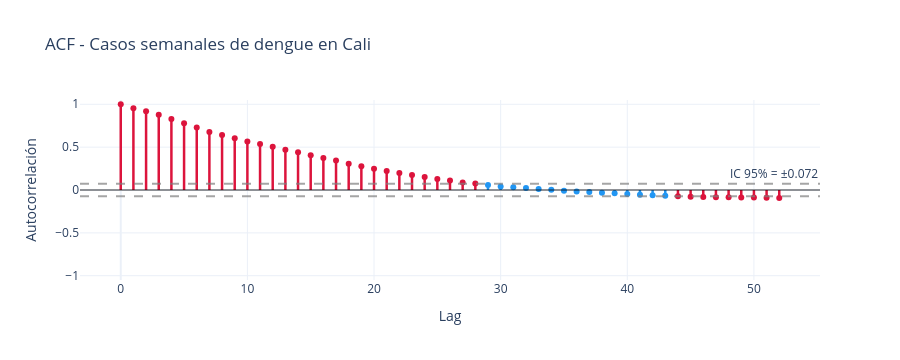

This figure's notebook cell:
### Markdown cell above
---
## PARTE 4: DIAGNOSTICO HEREDADO DE FASE 1

Esta seccion resume los elementos minimos necesarios para justificar fase 2: la serie tiene persistencia temporal, no es ruido blanco y aunque las pruebas ADF/KPSS son compatibles con estacionariedad, hay brotes y cambios de regimen que exigen modelos mas robustos.

### Code cell
def graficar_acf_plotly(serie, titulo, n_lags=30, color="#2196F3"):
    """ACF interactivo con Plotly. Barras rojas = significativas al 95%."""
    arr = np.asarray(serie).astype(float)
    arr = arr[~np.isnan(arr)]
    acf_vals = acf(arr, nlags=n_lags, fft=True)
    ci = 1.96 / np.sqrt(len(arr))
    lags = np.arange(len(acf_vals))

    fig = go.Figure()
    for lag in lags:
        bar_color = color if abs(acf_vals[lag]) <= ci else "crimson"
        fig.add_trace(go.Scatter(
            x=[lag, lag], y=[0, acf_vals[lag]], mode="lines",
            line=dict(color=bar_color, width=2.5), showlegend=False
        ))

    fig.add_trace(go.Scatter(
        x=lags, y=acf_vals, mode="markers", showlegend=False,
        marker=dict(color=[color if abs(v) <= ci else "crimson" for v in acf_vals], size=6)
    ))
    fig.add_hline(y=ci, line_dash="dash", line_color="gray", opacity=0.7, annotation_text=f"IC 95% = ±{ci:.3f}")
    fig.add_hline(y=-ci, line_dash="dash", line_color="gray", opacity=0.7)
    fig.add_hline(y=0, line_color="black", line_width=0.8)
    fig.update_layout(
        title=titulo,
        xaxis_title="Lag",
        yaxis_title="Autocorrelación",
        height=360,
        template="plotly_white",
        yaxis=dict(range=[-1.05, 1.05])
    )
    return fig

def test_estacionaridad(serie, nombre):
    """
    Aplica ADF + KPSS y entrega una conclusión conjunta.
    ADF p<0.05 + KPSS p>=0.05 → estacionaria.
    """
    arr = np.asarray(serie).astype(float)
    arr = arr[~np.isnan(arr)]

    adf_stat, adf_p, _, _, _, _ = adfuller(arr, autolag="AIC")
    kpss_stat, kpss_p, _, _ = kpss(arr, regression="c", nlags="auto")

    adf_est = adf_p < 0.05
    kpss_est = kpss_p >= 0.05

    if adf_est and kpss_est:
        conclusion = "✅  ESTACIONARIA"
    elif not adf_est and not kpss_est:
        conclusion = "❌  NO ESTACIONARIA"
    elif adf_est and not kpss_est:
        conclusion = "⚠️  INCIERTA (posible tendencia)"
    else:
        conclusion = "⚠️  INCIERTA (cerca del límite)"

    print(f"\n{'═' * 58}")
    print(f"  {nombre}")
    print(f"{'═' * 58}")
    print(f"  ADF:  stat={adf_stat:8.4f}  p={adf_p:.4f}",
          "→ ES estacionaria ✅" if adf_est else "→ NO estacionaria ❌")
    print(f"  KPSS: stat={kpss_stat:8.4f}  p={kpss_p:.4f}",
          "→ ES estacionaria ✅" if kpss_est else "→ NO estacionaria ❌")
    print(f"  {'─' * 54}")
    print(f"  CONCLUSIÓN: {conclusion}")

    return {"adf_p": adf_p, "kpss_p": kpss_p, "estacionaria": adf_est and kpss_est}

def prueba_ljungbox(serie, lags_test=None, titulo="TEST DE LJUNG-BOX"):
    """Aplica Ljung-Box para varios rezagos."""
    if lags_test is None:
        lags_test = [1, 6, 12, 18, 24]

    valores = np.asarray(serie).astype(float)
    valores = valores[~np.isnan(valores)]

    print(titulo)
    print("H₀: ρ₁ = ρ₂ = ··· = ρₕ = 0  (no hay autocorrelación)")
    print("─" * 62)
    print(f"{'Lags':>6}  {'Estadístico Q':>14}  {'p-valor':>10}  {'Conclusión'}")
    print("─" * 62)

    resultados = []
    for lag in lags_test:
        result = acorr_ljungbox(valores, lags=[lag], return_df=True)
        q_stat = result["lb_stat"].iloc[0]
        p_val = result["lb_pvalue"].iloc[0]
        conc = "Rechaza H₀ — HAY autocorrelación ❌" if p_val < 0.05 else "No rechaza H₀ — sin autocorrelación ✅"
        print(f"  {lag:>4}  {q_stat:>14.4f}  {p_val:>10.6f}  {conc}")
        resultados.append({"lag": lag, "q_stat": q_stat, "p_valor": p_val})

    print("─" * 62)
    return pd.DataFrame(resultados)


print("Resumen descriptivo de la serie imputada:")
display(df["y"].describe().to_frame("casos"))

graficar_acf_plotly(df.y, "ACF - Casos semanales de dengue en Cali", n_lags=52).show()
r_estacionariedad = test_estacionaridad(df.y, "Casos de dengue en Cali - Serie imputada")
resultados_ljungbox = prueba_ljungbox(df.y.values, lags_test=[1, 6, 12, 18, 24], titulo="Ljung-Box - Serie imputada")

### Figure 1 — Plotly figure (JSON) as saved in the notebook; plotly's stock layout.template omitted (floating-point values rounded to 4 significant figures)
{"data": [{"line": {"color": "crimson", "width": 2.5}, "mode": "lines", "showlegend": false, "type": "scatter", "x": [0, 0], "y": [0, 1]}, {"line": {"color": "crimson", "width": 2.5}, "mode": "lines", "showlegend": false, "type": "scatter", "x": [1, 1], "y": [0, 0.9543]}, {"line": {"color": "crimson", "width": 2.5}, "mode": "lines", "showlegend": false, "type": "scatter", "x": [2, 2], "y": [0, 0.9202]}, {"line": {"color": "crimson", "width": 2.5}, "mode": "lines", "showlegend": false, "type": "scatter", "x": [3, 3], "y": [0, 0.8784]}, {"line": {"color": "crimson", "width": 2.5}, "mode": "lines", "showlegend": false, "type": "scatter", "x": [4, 4], "y": [0, 0.8296]}, {"line": {"color": "crimson", "width": 2.5}, "mode": "lines", "showlegend": false, "type": "scatter", "x": [5, 5], "y": [0, 0.7798]}, {"line": {"color": "crimson", "width": 2.5}, "mode": "lines", "showlegend": false, "type": "scatter", "x": [6, 6], "y": [0, 0.7289]}, {"line": {"color": "crimson", "width": 2.5}, "mode": "lines", "showlegend": false, "type": "scatter", "x": [7, 7], "y": [0, 0.6781]}, {"line": {"color": "crimson", "width": 2.5}, "mode": "lines", "showlegend": false, "type": "scatter", "x": [8, 8], "y": [0, 0.6421]}, {"line": {"color": "crimson", "width": 2.5}, "mode": "lines", "showlegend": false, "type": "scatter", "x": [9, 9], "y": [0, 0.6045]}, {"line": {"color": "crimson", "width": 2.5}, "mode": "lines", "showlegend": false, "type": "scatter", "x": [10, 10], "y": [0, 0.5653]}, {"line": {"color": "crimson", "width": 2.5}, "mode": "lines", "showlegend": false, "type": "scatter", "x": [11, 11], "y": [0, 0.5379]}, {"line": {"color": "crimson", "width": 2.5}, "mode": "lines", "showlegend": false, "type": "scatter", "x": [12, 12], "y": [0, 0.5052]}, {"line": {"color": "crimson", "width": 2.5}, "mode": "lines", "showlegend": false, "type": "scatter", "x": [13, 13], "y": [0, 0.4706]}, {"line": {"color": "crimson", "width": 2.5}, "mode": "lines", "showlegend": false, "type": "scatter", "x": [14, 14], "y": [0, 0.44]}, {"line": {"color": "crimson", "width": 2.5}, "mode": "lines", "showlegend": false, "type": "scatter", "x": [15, 15], "y": [0, 0.4069]}, {"line": {"color": "crimson", "width": 2.5}, "mode": "lines", "showlegend": false, "type": "scatter", "x": [16, 16], "y": [0, 0.3748]}, {"line": {"color": "crimson", "width": 2.5}, "mode": "lines", "showlegend": false, "type": "scatter", "x": [17, 17], "y": [0, 0.3445]}, {"line": {"color": "crimson", "width": 2.5}, "mode": "lines", "showlegend": false, "type": "scatter", "x": [18, 18], "y": [0, 0.3074]}, {"line": {"color": "crimson", "width": 2.5}, "mode": "lines", "showlegend": false, "type": "scatter", "x": [19, 19], "y": [0, 0.2762]}, {"line": {"color": "crimson", "width": 2.5}, "mode": "lines", "showlegend": false, "type": "scatter", "x": [20, 20], "y": [0, 0.2491]}, {"line": {"color": "crimson", "width": 2.5}, "mode": "lines", "showlegend": false, "type": "scatter", "x": [21, 21], "y": [0, 0.2217]}, {"line": {"color": "crimson", "width": 2.5}, "mode": "lines", "showlegend": false, "type": "scatter", "x": [22, 22], "y": [0, 0.1991]}, {"line": {"color": "crimson", "width": 2.5}, "mode": "lines", "showlegend": false, "type": "scatter", "x": [23, 23], "y": [0, 0.1751]}, {"line": {"color": "crimson", "width": 2.5}, "mode": "lines", "showlegend": false, "type": "scatter", "x": [24, 24], "y": [0, 0.1519]}, {"line": {"color": "crimson", "width": 2.5}, "mode": "lines", "showlegend": false, "type": "scatter", "x": [25, 25], "y": [0, 0.1277]}, {"line": {"color": "crimson", "width": 2.5}, "mode": "lines", "showlegend": false, "type": "scatter", "x": [26, 26], "y": [0, 0.11]}, {"line": {"color": "crimson", "width": 2.5}, "mode": "lines", "showlegend": false, "type": "scatter", "x": [27, 27], "y": [0, 0.08858]}, {"line": {"color": "crimson", "width": 2.5}, "mode": "lines", "showlegend": false, "type": "scatter", "x": [28, 28], "y": [0, 0.07648]}, {"line": {"color": "#2196F3", "width": 2.5}, "mode": "lines", "showlegend": false, "type": "scatter", "x": [29, 29], "y": [0, 0.05797]}, {"line": {"color": "#2196F3", "width": 2.5}, "mode": "lines", "showlegend": false, "type": "scatter", "x": [30, 30], "y": [0, 0.04223]}, {"line": {"color": "#2196F3", "width": 2.5}, "mode": "lines", "showlegend": false, "type": "scatter", "x": [31, 31], "y": [0, 0.03341]}, {"line": {"color": "#2196F3", "width": 2.5}, "mode": "lines", "showlegend": false, "type": "scatter", "x": [32, 32], "y": [0, 0.022]}, {"line": {"color": "#2196F3", "width": 2.5}, "mode": "lines", "showlegend": false, "type": "scatter", "x": [33, 33], "y": [0, 0.01069]}, {"line": {"color": "#2196F3", "width": 2.5}, "mode": "lines", "showlegend": false, "type": "scatter", "x": [34, 34], "y": [0, 0.00227]}, {"line": {"color": "#2196F3", "width": 2.5}, "mode": "lines", "showlegend": false, "type": "scatter", "x": [35, 35], "y": [0, -0.008709]}, {"line": {"color": "#2196F3", "width": 2.5}, "mode": "lines", "showlegend": false, "type": "scatter", "x": [36, 36], "y": [0, -0.01685]}, {"line": {"color": "#2196F3", "width": 2.5}, "mode": "lines", "showlegend": false, "type": "scatter", "x": [37, 37], "y": [0, -0.02473]}, {"line": {"color": "#2196F3", "width": 2.5}, "mode": "lines", "showlegend": false, "type": "scatter", "x": [38, 38], "y": [0, -0.03317]}, {"line": {"color": "#2196F3", "width": 2.5}, "mode": "lines", "showlegend": false, "type": "scatter", "x": [39, 39], "y": [0, -0.03786]}, {"line": {"color": "#2196F3", "width": 2.5}, "mode": "lines", "showlegend": false, "type": "scatter", "x": [40, 40], "y": [0, -0.04655]}, {"line": {"color": "#2196F3", "width": 2.5}, "mode": "lines", "showlegend": false, "type": "scatter", "x": [41, 41], "y": [0, -0.05493]}, {"line": {"color": "#2196F3", "width": 2.5}, "mode": "lines", "showlegend": false, "type": "scatter", "x": [42, 42], "y": [0, -0.06048]}, {"line": {"color": "#2196F3", "width": 2.5}, "mode": "lines", "showlegend": false, "type": "scatter", "x": [43, 43], "y": [0, -0.06834]}, {"line": {"color": "crimson", "width": 2.5}, "mode": "lines", "showlegend": false, "type": "scatter", "x": [44, 44], "y": [0, -0.0734]}, {"line": {"color": "crimson", "width": 2.5}, "mode": "lines", "showlegend": false, "type": "scatter", "x": [45, 45], "y": [0, -0.07859]}, {"line": {"color": "crimson", "width": 2.5}, "mode": "lines", "showlegend": false, "type": "scatter", "x": [46, 46], "y": [0, -0.0809]}, {"line": {"color": "crimson", "width": 2.5}, "mode": "lines", "showlegend": false, "type": "scatter", "x": [47, 47], "y": [0, -0.08437]}, {"line": {"color": "crimson", "width": 2.5}, "mode": "lines", "showlegend": false, "type": "scatter", "x": [48, 48], "y": [0, -0.08584]}, {"line": {"color": "crimson", "width": 2.5}, "mode": "lines", "showlegend": false, "type": "scatter", "x": [49, 49], "y": [0, -0.0881]}, {"line": {"color": "crimson", "width": 2.5}, "mode": "lines", "showlegend": false, "type": "scatter", "x": [50, 50], "y": [0, -0.08839]}, {"line": {"color": "crimson", "width": 2.5}, "mode": "lines", "showlegend": false, "type": "scatter", "x": [51, 51], "y": [0, -0.08978]}, {"line": {"color": "crimson", "width": 2.5}, "mode": "lines", "showlegend": false, "type": "scatter", "x": [52, 52], "y": [0, -0.0921]}, {"marker": {"color": ["crimson", "crimson", "crimson", "crimson", "crimson", "crimson", "crimson", "crimson", "crimson", "crimson", "crimson", "crimson", "crimson", "crimson", "crimson", "crimson", "crimson", "crimson", "crimson", "crimson", "crimson", "crimson", "crimson", "crimson", "crimson", "crimson", "crimson", "crimson", "crimson", "#2196F3", "#2196F3", "#2196F3", "#2196F3", "#2196F3", "#2196F3", "#2196F3", "#2196F3", "#2196F3", "#2196F3", "#2196F3", "#2196F3", "#2196F3", "#2196F3", "#2196F3", "crimson", "crimson", "crimson", "crimson", "crimson", "crimson", "crimson", "crimson", "crimson"], "size": 6}, "mode": "markers", "showlegend": false, "type": "scatter", "x": [0, 1, 2, 3, 4, 5, 6, 7, 8, 9, 10, 11, 12, 13, 14, 15, 16, 17, 18, 19, 20, 21, 22, 23, 24, 25, 26, 27, 28, 29, 30, 31, 32, 33, 34, 35, 36, 37, 38, 39, 40, 41, 42, 43, 44, 45, 46, 47, 48, 49, 50, 51, 52], "y": [1.0, 0.9543, 0.9202, 0.8784, 0.8296, 0.7798, 0.7289, 0.6781, 0.6421, 0.6045, 0.5653, 0.5379, 0.5052, 0.4706, 0.44, 0.4069, 0.3748, 0.3445, 0.3074, 0.2762, 0.2491, 0.2217, 0.1991, 0.1751, 0.1519, 0.1277, 0.11, 0.08858, 0.07648, 0.05797, 0.04223, 0.03341, 0.022, 0.01069, 0.00227, -0.008709, -0.01685, -0.02473, -0.03317, -0.03786, -0.04655, -0.05493, -0.06048, -0.06834, -0.0734, -0.07859, -0.0809, -0.08437, -0.08584, -0.0881, -0.08839, -0.08978, -0.0921]}], "layout": {"annotations": [{"showarrow": false, "text": "IC 95% = ±0.072", "x": 1, "xanchor": "right", "xref": "x domain", "y": 0.07186, "yanchor": "bottom", "yref": "y"}], "height": 360, "shapes": [{"line": {"color": "gray", "dash": "dash"}, "opacity": 0.7, "type": "line", "x0": 0, "x1": 1, "xref": "x domain", "y0": 0.07186, "y1": 0.07186, "yref": "y"}, {"line": {"color": "gray", "dash": "dash"}, "opacity": 0.7, "type": "line", "x0": 0, "x1": 1, "xref": "x domain", "y0": -0.07186, "y1": -0.07186, "yref": "y"}, {"line": {"color": "black", "width": 0.8}, "type": "line", "x0": 0, "x1": 1, "xref": "x domain", "y0": 0, "y1": 0, "yref": "y"}], "title": {"text": "ACF - Casos semanales de dengue en Cali"}, "xaxis": {"title": {"text": "Lag"}}, "yaxis": {"range": [-1.05, 1.05], "title": {"text": "Autocorrelación"}}}}
